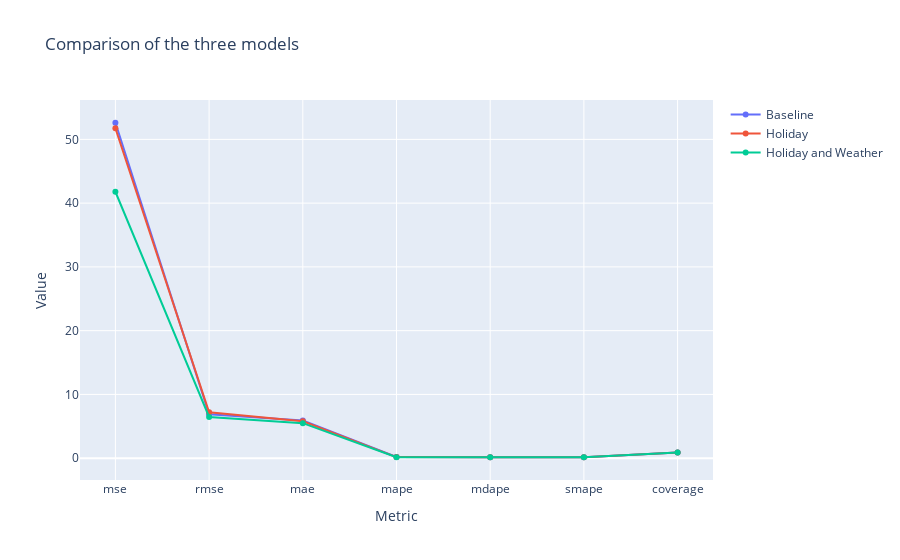

Source (notebook cell):
### Code cell
# Plot the comparison of the three models
fig = go.Figure()
fig.add_trace(go.Scatter(x=comparison.index, y=comparison['baseline'].values, name='Baseline',))
fig.add_trace(go.Scatter(x=comparison.index, y=comparison['holiday'].values, name='Holiday',))
fig.add_trace(go.Scatter(x=comparison.index, y=comparison['holiday_and_weather'].values, name='Holiday and Weather',))
fig.update_layout(title='Comparison of the three models', xaxis_title='Metric', yaxis_title='Value')
fig.show()

### Figure 1 — Plotly figure (JSON) as saved in the notebook; plotly's stock layout.template omitted (floating-point values rounded to 4 significant figures)
{"data": [{"name": "Baseline", "type": "scatter", "x": ["mse", "rmse", "mae", "mape", "mdape", "smape", "coverage"], "y": [52.61, 6.881, 5.895, 0.183, 0.1477, 0.1644, 0.8929]}, {"name": "Holiday", "type": "scatter", "x": ["mse", "rmse", "mae", "mape", "mdape", "smape", "coverage"], "y": [51.75, 7.194, 5.797, 0.171, 0.1468, 0.1613, 0.8929]}, {"name": "Holiday and Weather", "type": "scatter", "x": ["mse", "rmse", "mae", "mape", "mdape", "smape", "coverage"], "y": [41.79, 6.464, 5.498, 0.1633, 0.1499, 0.1551, 0.8929]}], "layout": {"title": {"text": "Comparison of the three models"}, "xaxis": {"title": {"text": "Metric"}}, "yaxis": {"title": {"text": "Value"}}}}
